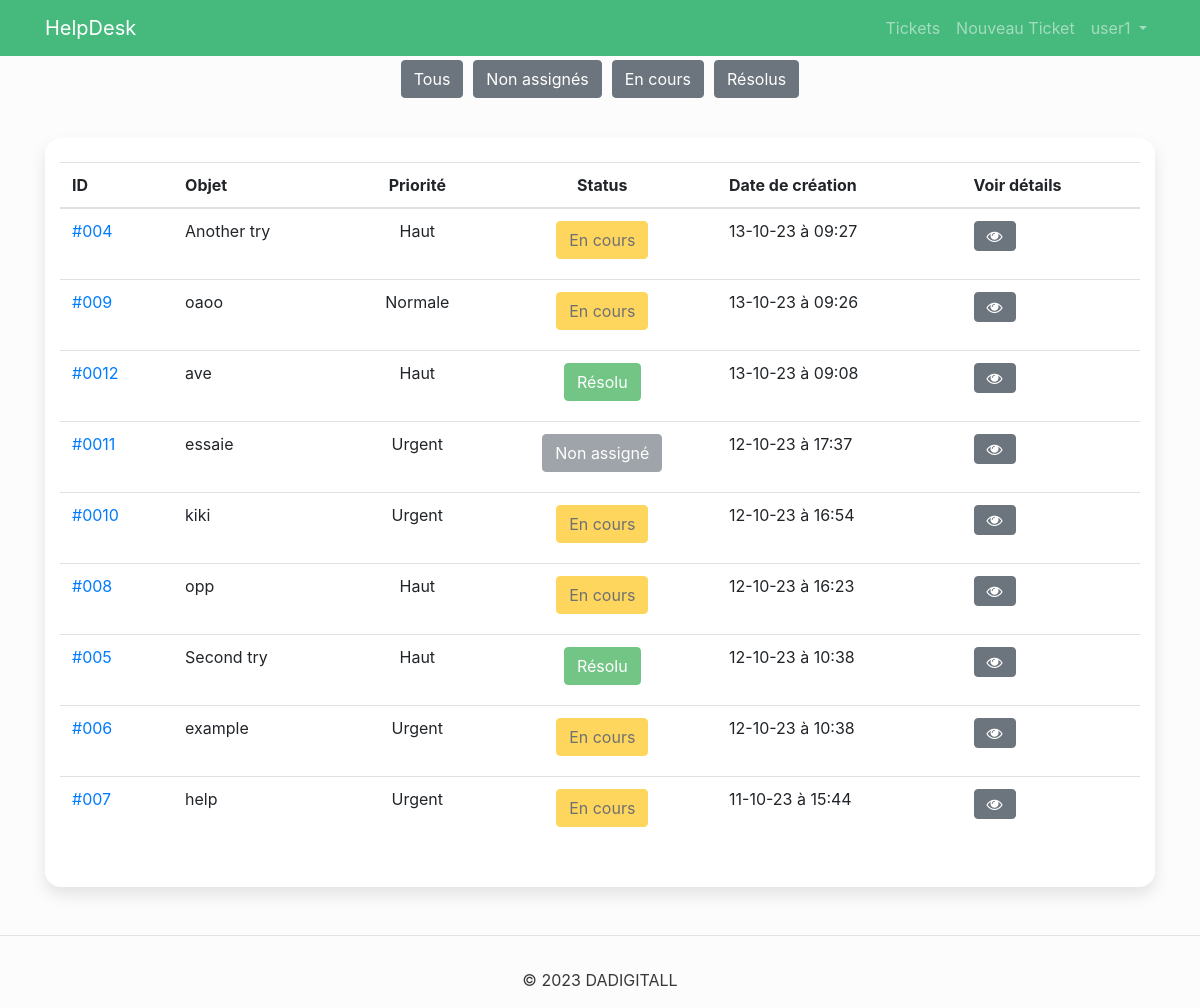
Before: /support/tickets/ (signed in) with the older database file.
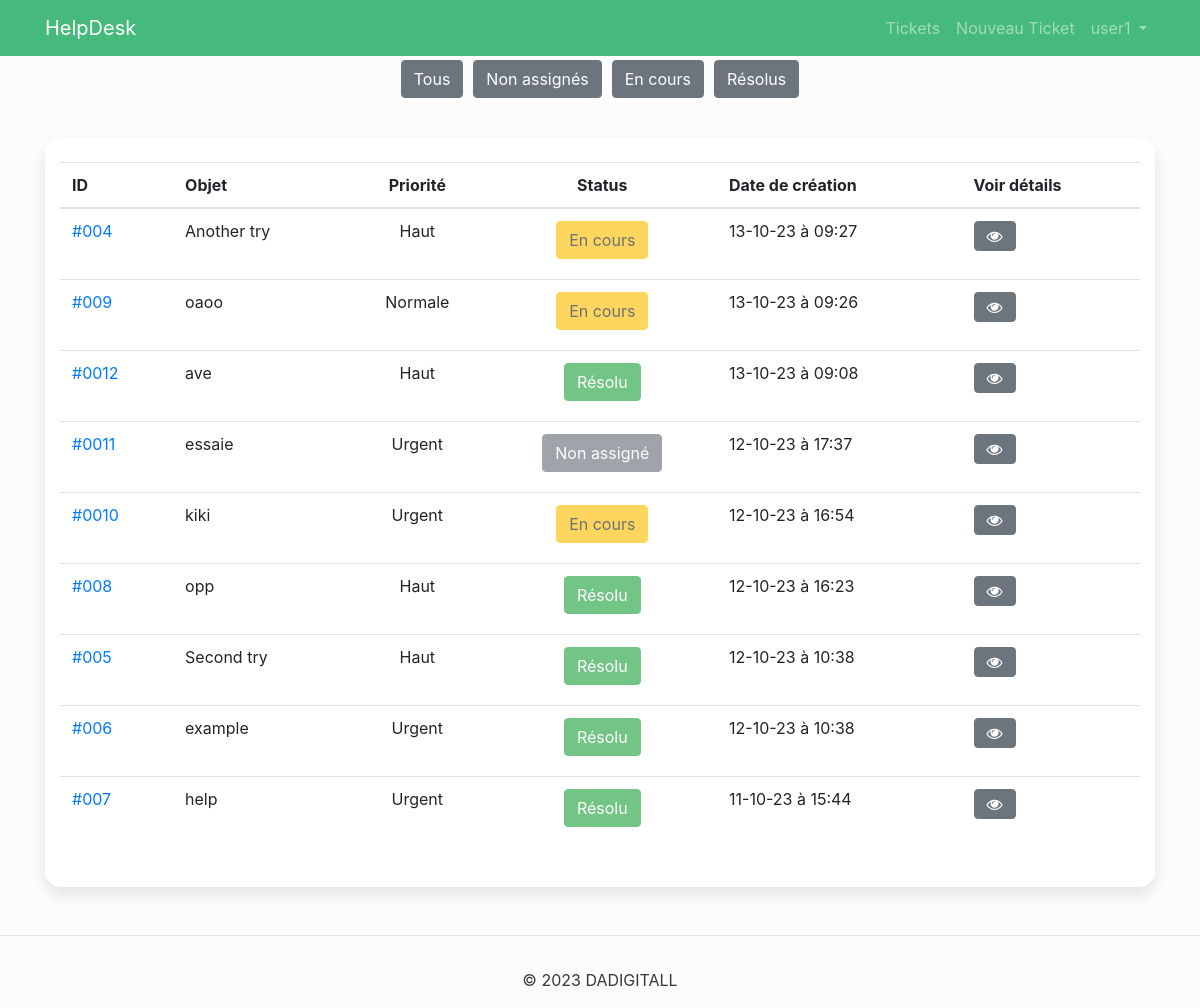
After: the same page with the newer database file.
### tickets/models.py (models this page shows, shortened)
class Ticket(models.Model):
    UNASSIGNED_STATUS = 1
    PENDING_STATUS = 2
    RESOLVED_STATUS = 3
    STATUS_CHOICES = (
        (RESOLVED_STATUS, _('Resolved')),
        (UNASSIGNED_STATUS, _('Unassigned')),
        (PENDING_STATUS, _('Pending')),
    )
    Critical = 1
    High = 2
    Normal = 3
    Low = 4
    PRIORITY_CHOICES = (
        (Critical, _('Critical')),
        (High, _('High')),
        (Normal, _('Normal')),
        (Low, _('Low')),
    )
    MASTERDIGIT=1
    KEYLASHOP=2
    GARAGEDIGIT=3
    GFS=4
    PRODUCT_CHOICE = (
        (MASTERDIGIT, _('MASTERDIGIT')),
        (KEYLASHOP, _('KEYLASHOP')),
        (GARAGEDIGIT, _('GARAGEDIGIT')),
        (GFS, _('GFS'))
    )
    subject = models.CharField(null=False, max_length=100, verbose_name='Subject')
    description = models.TextField(max_length=250, verbose_name='Description')
    product = models.IntegerField(choices=PRODUCT_CHOICE, null=True, blank=False, verbose_name='Produit')
    created_on = models.DateTimeField(auto_now_add=True, verbose_name='Created On')
    status = models.IntegerField(choices=STATUS_CHOICES, default=UNASSIGNED_STATUS, verbose_name='Status')
    priority = models.IntegerField(choices=PRIORITY_CHOICES, null=False, blank=False, verbose_name='Priority')
    created_by = models.EmailField(null=False, verbose_name='Created By')
    accepted_by = models.EmailField(null=True, verbose_name='Accepted By')
    class Meta:
        ordering = ('created_on',)

### tickets/views.py (the view)
# urls.py: path('', views.list_tickets, name='list_tickets'),
@login_required(login_url='/user/login/')
def list_tickets(request):
    tickets = Ticket.objects.order_by('-created_on')
    status = request.GET.get('status')
    staff_users = User.objects.filter(is_staff=True)
    if request.user.is_staff:
        if request.user.is_superuser:
            if status == 'unassigned':
                tickets = tickets.filter(status=1)
            elif status == 'pending':
                tickets = tickets.filter(status=2)
            elif status == 'resolved':
                tickets = tickets.filter(status=3)
            return render(request, 'tickets/list_tickets_admin.html', {'tickets' : tickets, 'staff_users':staff_users})
        else:
            if status == 'unassigned':
                tickets = tickets.filter(status=1)
            elif status == 'pending':
                tickets = tickets.filter(status=2, accepted_by=request.user.email)
            elif status == 'resolved':
                tickets = tickets.filter(status=3, accepted_by=request.user.email)
            else:
                tickets = tickets.filter(Q(accepted_by__isnull=True) | Q(accepted_by=request.user.email))
            return render(request, 'tickets/list_tickets_agent.html', {'tickets' : tickets})
    else:
        if status == 'unassigned':
            tickets = tickets.filter(status=1)
        elif status == 'pending':
            tickets = tickets.filter(status=2)
        elif status == 'resolved':
            tickets = tickets.filter(status=3)
        tickets = tickets.filter(created_by=request.user.email)
        return render(request, 'tickets/list_tickets_user.html', {'tickets' : tickets})

### tickets/templates/tickets/list_tickets_user.html (shortened to what this page needs)
{% extends 'base.html' %}
{% block 'content' %}
  <div class="container my-5">
      <div style="display: flex; flex-wrap: wrap; justify-content: center; gap: 10px;">
        <a  href="{% url 'list_tickets' %}?status={{ 'all' }}"  class="btn btn-secondary" >Tous</a>
        <a href="{% url 'list_tickets' %}?status={{ 'unassigned' }}" type="button" class="btn btn-secondary">Non assignés</a>
        <a href="{% url 'list_tickets' %}?status={{ 'pending' }}" type="button" class="btn btn-secondary">En cours</a>
        <a href="{% url 'list_tickets' %}?status={{ 'resolved' }}" type="button" class="btn btn-secondary">Résolus</a>
      </div>
      <div class="card card-signin flex-row justify-content-between align-items-center py-4" style="margin-top: 40px; ">
        <div class="col">
            <div class="dash-table ">
                <div class="table-responsive table-responsive-xl ">
                    <table class="table">
                        <thead>
                            <tr>
                                <th>ID</th>
                                <th class="text-start">Objet</th>
                                <th class="text-center">Priorité</th>
                                <th class="text-center">Status</th>
                                <th>Date de création</th>
                                <th class="text-end">Voir détails</th>
                            </tr>
                        </thead>
                        <tbody class="align-middle">
                            {% for ticket in tickets %}
                                <tr>
                                    <td>
                                        <a href="{% url 'ticket_details' ticket.id %}">#00{{ticket.id}}</a>
                                    </td>
                                    <td class="text-start">
                                            {{ticket.subject}}
                                    </td>
                                    <td class="text-center">
                                        {% if ticket.priority == 1 %}
                                            Urgent
                                        {% endif %}
                                        {% if ticket.priority == 2 %}
                                            Haut
                                        {% endif %}
                                        {% if ticket.priority == 3 %}
                                            Normale
                                        {% endif %}
                                    </td>
                                    <td class="text-center">
                                        {% if ticket.status == 1 %}
                                        <h6 class="btn btn-secondary disabled">Non assigné</h6>
                                        {% endif %}
                                        {% if ticket.status == 2 %}
                                                <h6 class="btn btn-warning disabled">En cours</h6>
                                        {% endif %}
                                        {% if ticket.status == 3 %}
                                                <h6 class="btn btn-success disabled">Résolu</h6>
                                        {% endif %}
                                    </td>
                                    <td>{{ticket.created_on|date:"d-m-y à H:i"}}</td>
                                    <td class="text-end">
                                        <a href="{% url 'ticket_details' ticket.id %}" class="btn btn-secondary"><i class="fa fa-eye"></i></a>
                                    </td>
                                </tr>
                            {% endfor %}
                        </tbody>
                    </table>
                </div>
            </div>
          </div>
      </div>
  </div>
{% endblock 'content' %}

Changed rows visible on the page:
changed Ticket "opp": status "En cours" → "Résolu"
changed Ticket "example": status "En cours" → "Résolu"
changed Ticket "help": status "En cours" → "Résolu"
